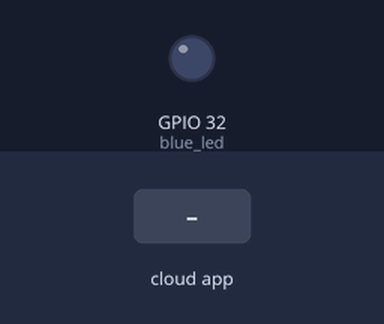
Simulated run of this sketch. Board: ESP32. Parts: output pins drawn as LEDs (lit = HIGH). The inputs (shaded band) are chosen by the test bench. The ROS host is connected and sends only what is stated.

Above: at 1.2 s.
1.3 s: the phone or cloud app sets toggle_led to 0
At 1.6 s:
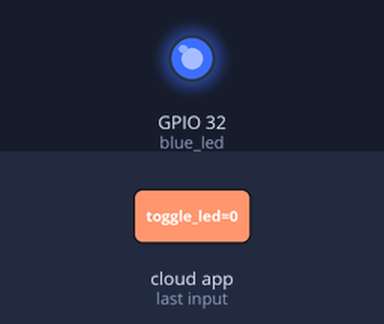
2.8 s: the phone or cloud app sets toggle_led to 1
At 5.5 s:
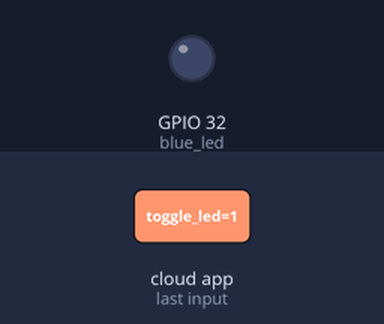
Timing chart, 0 to 7.0 s (numbered marks = the images above; inputs shaded):
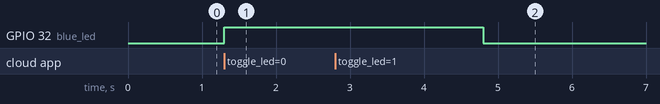

Measured:
- after the input at 1.3 s, GPIO 32 (blue_led): LOW → HIGH at once
- after the input at 2.8 s, GPIO 32 (blue_led): HIGH → LOW after 2.0 s

The sketch:

led_toggle.ino
```cpp
/*
 * rosserial Subscriber Example
 * Blinks an LED on callback
 */

#include <ros.h>
#include <std_msgs/Empty.h>

ros::NodeHandle  nh;
#define blue_led 32
void messageCb( const std_msgs::Empty& toggle_msg){
  if(digitalRead(blue_led) == HIGH){
    delay(2000);
    digitalWrite(blue_led,LOW);
  }else{
    digitalWrite(blue_led,HIGH);
  }

}

ros::Subscriber<std_msgs::Empty> sub("toggle_led", &messageCb );

void setup()
{
  pinMode(blue_led, OUTPUT);
  nh.initNode();
  nh.subscribe(sub);
}

void loop()
{
  nh.spinOnce();
  delay(1);
}
```
